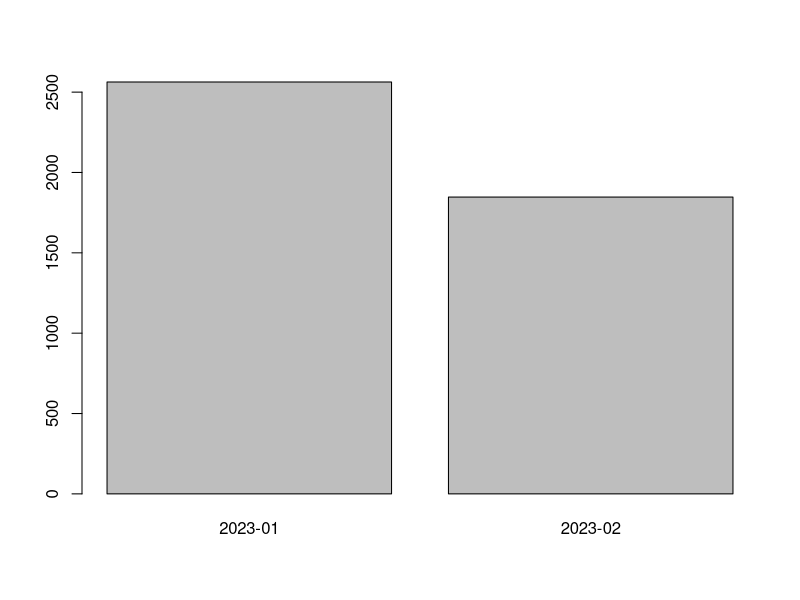
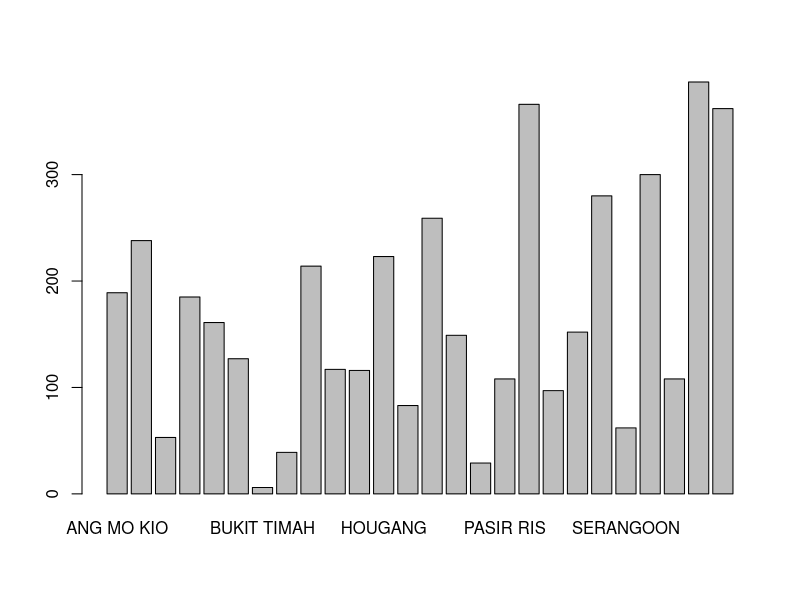
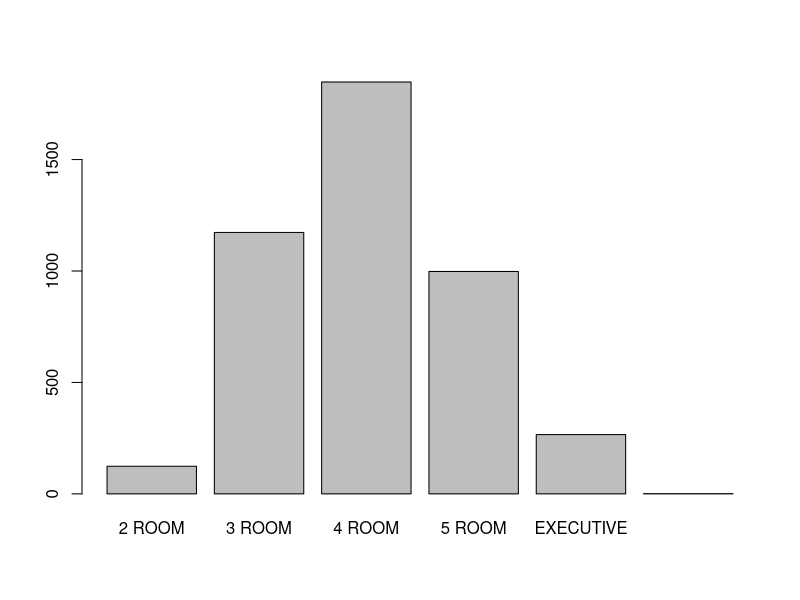
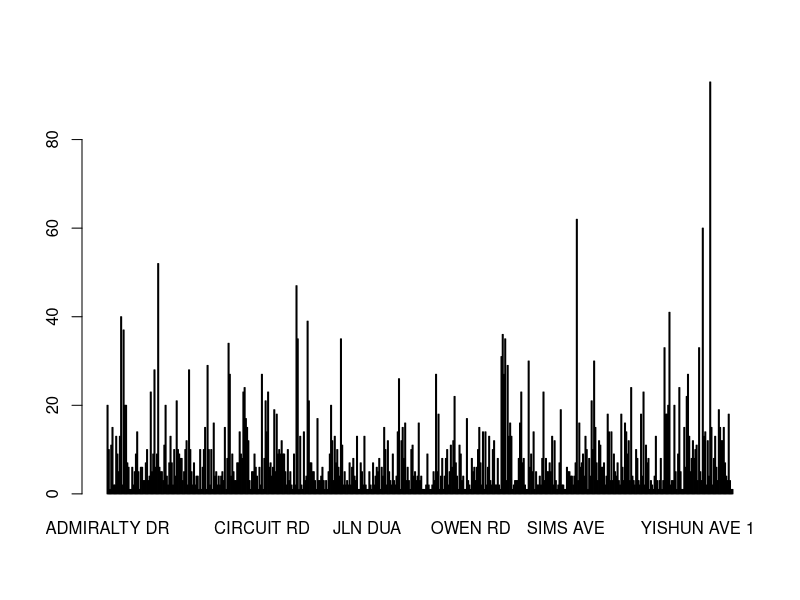
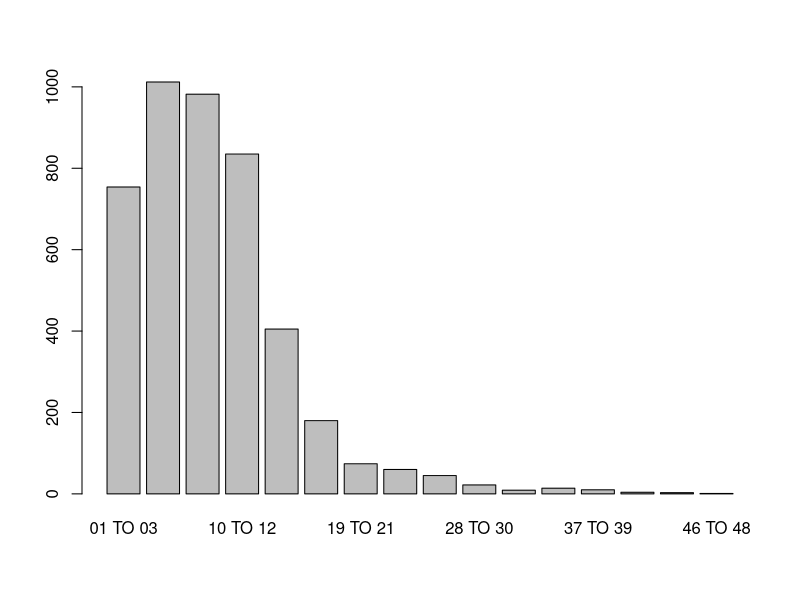
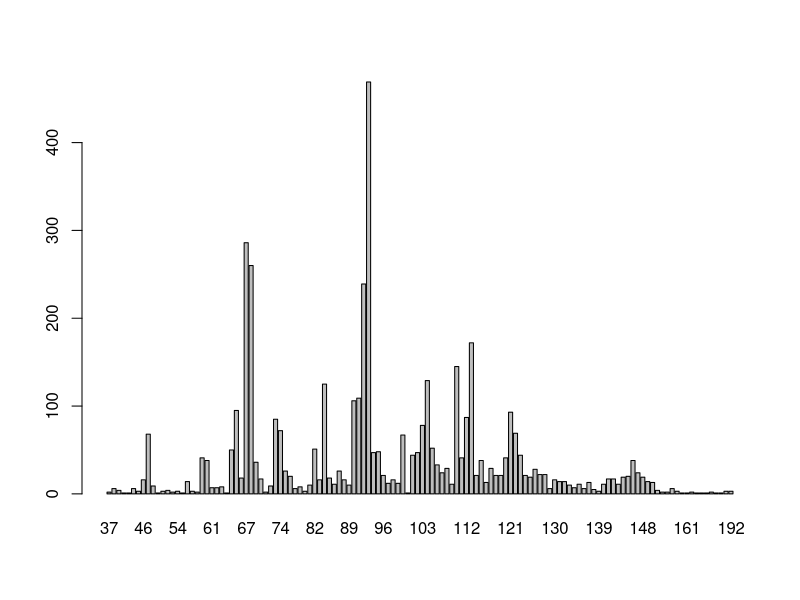
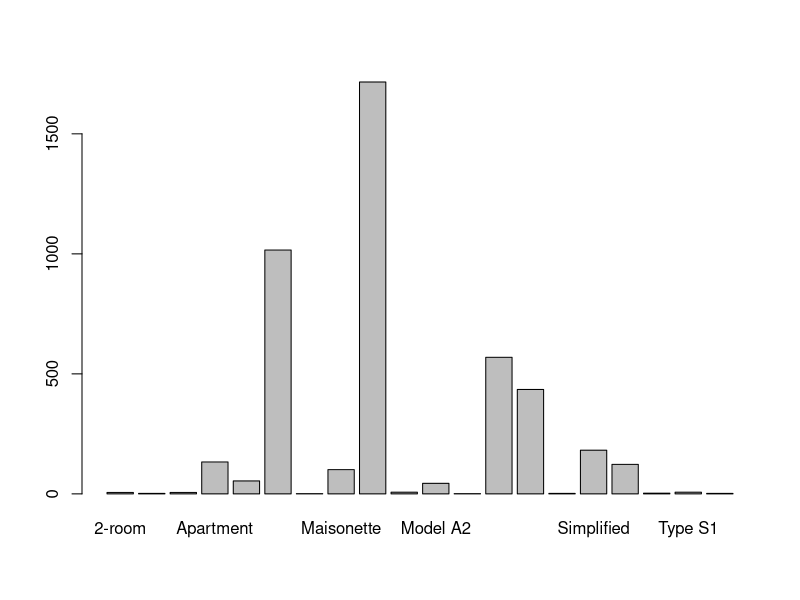
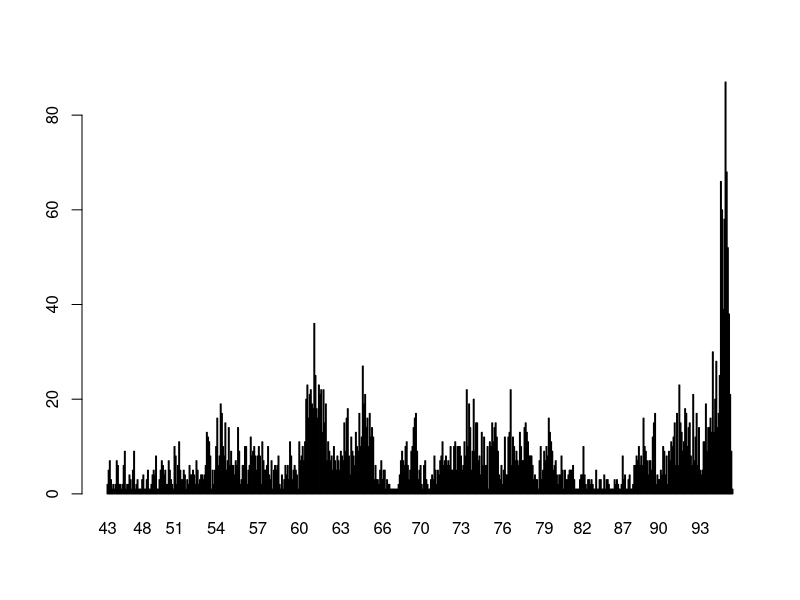

Here is the R script that generated these plots, in order:
## ---- chunk 1
knitr::opts_chunk$set(echo = TRUE)
## ---- chunk 2
library(dplyr)
library(tidyr)
library(ggplot2)
library(reshape2)
## ---- chunk 3
resale_2023 = read.csv("data/resale_2023.csv")
## ---- chunk 4
sum(is.na(resale_2023))
## ---- chunk 5
summary(resale_2023)
str(resale_2023)
## ---- chunk 6
barplot(table(resale_2023$month))
barplot(table(resale_2023$town))
barplot(table(resale_2023$flat_type))
length(unique(resale_2023$block))
barplot(table(resale_2023$street_name))
barplot(table(resale_2023$storey_range))
barplot(table(resale_2023$floor_area_sqm))
barplot(table(resale_2023$flat_model))
barplot(table(resale_2023$remaining_lease))
barplot(table(resale_2023$resale_price))
## ---- chunk 7
resale_2023 %>% 
  ggplot() +
  geom_boxplot(aes(x = month, y = resale_price))

resale_2023 %>% 
  ggplot() +
  geom_boxplot(aes(x = town, y = resale_price)) +
  labs(title = "Resale Price Distribution by Town") +
  xlab("Town") +
  ylab("Resale Price") +
  theme(axis.text.x = element_text(angle = 90))

resale_2023 %>% 
  ggplot() +
  geom_boxplot(aes(x = flat_type, y = resale_price)) +
  labs(title = "Resale Price Distribution by Flat Type") +
  xlab("Flat Type") +
  ylab("Resale Price") +
  theme_minimal()

resale_2023 %>% 
  ggplot() +
  geom_boxplot(aes(x = flat_type, y = resale_price)) +
  facet_wrap(~flat_model, scales = "free_x")
## ---- chunk 8
resale_2023 %>% 
  ggplot() +
  geom_boxplot(aes(x = flat_model, y = resale_price)) +
  facet_wrap(~flat_type, scales = "free") +
  theme_minimal() +
  theme(axis.text.x = element_text(angle = 45))
## ---- chunk 9
resale_2023 %>% 
  ggplot() +
  geom_boxplot(aes(x = storey_range, y = resale_price)) +
  labs(title = "Resale Price Distribution by HDB Storey Range") +
  xlab("HDB Storey Range") +
  ylab("Resale Price") +
  theme_minimal() +
  theme(axis.text.x = element_text(angle = 30))

resale_2023 %>% 
  ggplot() +
  geom_point(aes(x = floor_area_sqm, y = resale_price)) +
  labs(title = "Resale Price Distribution by Flat Floor Area (in m^2)") +
  xlab("Flat Floor Area (in m^2)") +
  ylab("Resale Price") +
  theme_minimal()

resale_2023 %>% 
  ggplot() +
  geom_point(aes(x = floor_area_sqm, y = resale_price, color = storey_range)) +
  labs(title = "Resale Price Distribution by Flat Floor Area (in m^2)") +
  xlab("Flat Floor Area (in m^2)") +
  ylab("Resale Price") +
  theme_minimal()

resale_2023 %>% 
  ggplot() +
  geom_boxplot(aes(x = flat_model, y = resale_price))

resale_2023 %>% 
  ggplot() +
  geom_point(aes(x = remaining_lease, y = resale_price))

resale_2023 %>%
  ggplot() +
  geom_histogram(aes(x = resale_price)) +
  labs(title = "Resale Price Distribution") +
  ylab("Count") +
  xlab("Resale Price") +
  theme_minimal()

resale_2023 %>%
  ggplot(aes(sample = resale_price)) +
  stat_qq() +
  stat_qq_line() +
  labs(title = "Resale Price QQ Plot") +
  ylab("Sample Quantiles") +
  xlab("Theoretical Quantiles") +
  theme_minimal()

resale_2023 %>%
  ggplot() +
  geom_histogram(aes(x = remaining_lease))

resale_2023 %>%
  ggplot() +
  geom_histogram(aes(x = floor_area_sqm))
## ---- chunk 10
cormat <- round(cor(resale_2023[, c("floor_area_sqm", "remaining_lease", "resale_price")]),2)
head(cormat)

melted_cormat <- melt(cormat)
head(melted_cormat)

ggplot(data = melted_cormat, aes(x=Var1, y=Var2, fill=value)) + 
  geom_tile() +
  scale_fill_gradient2(low = "blue", high = "red", mid = "white", 
                       midpoint = 0, limit = c(-1,1), space = "Lab", 
                       name="Pearson\nCorrelation") +
  geom_text(aes(Var2, Var1, label = value), color = "black", size = 4)
